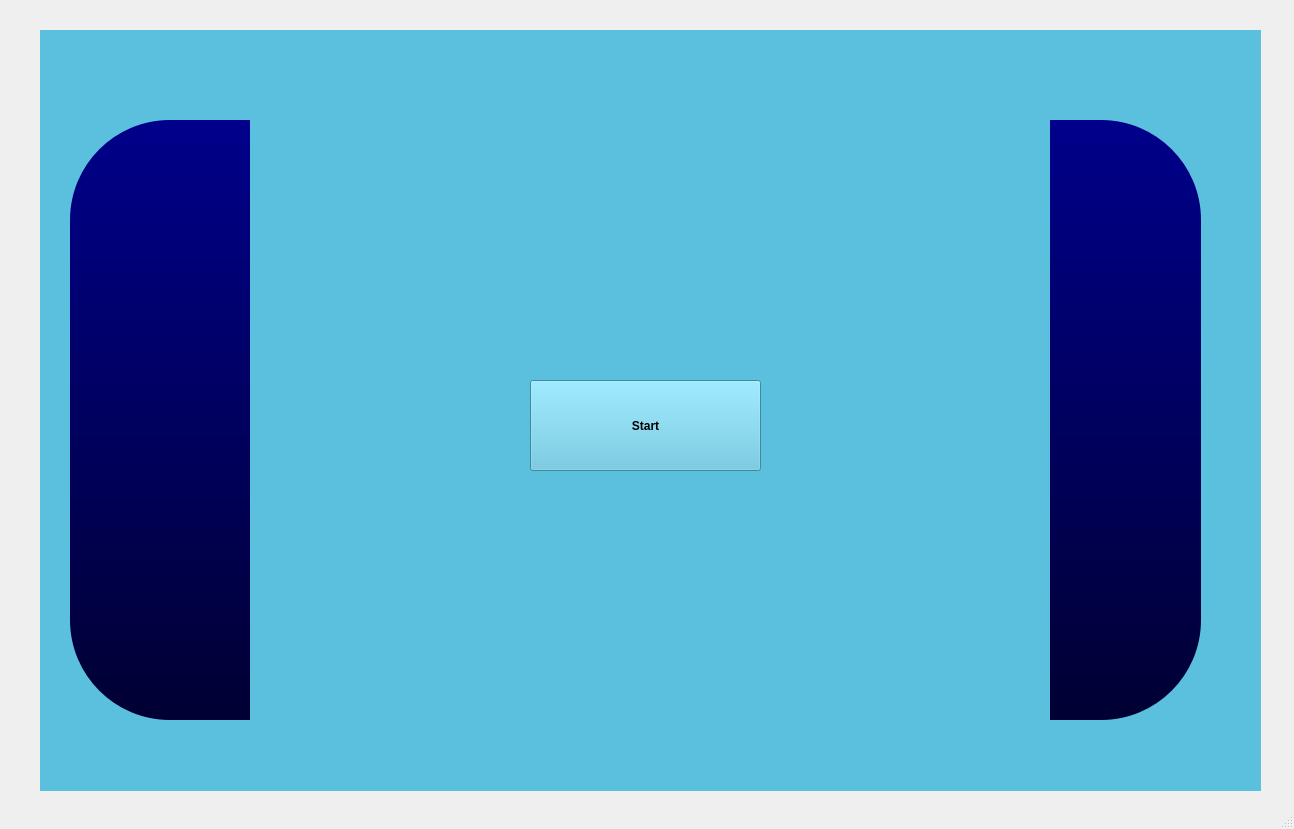
<?xml version="1.0" encoding="UTF-8"?>
<ui version="4.0">
 <class>MainWindow</class>
 <widget class="QMainWindow" name="MainWindow">
  <property name="geometry">
   <rect>
    <x>0</x>
    <y>0</y>
    <width>1294</width>
    <height>829</height>
   </rect>
  </property>
  <property name="windowTitle">
   <string>MainWindow</string>
  </property>
  <property name="styleSheet">
   <string notr="true"/>
  </property>
  <widget class="QWidget" name="centralwidget">
   <property name="styleSheet">
    <string notr="true"/>
   </property>
   <widget class="QStackedWidget" name="stackedWidget">
    <property name="geometry">
     <rect>
      <x>40</x>
      <y>30</y>
      <width>1221</width>
      <height>761</height>
     </rect>
    </property>
    <property name="currentIndex">
     <number>0</number>
    </property>
    <widget class="QWidget" name="page">
     <property name="font">
      <font>
       <pointsize>16</pointsize>
      </font>
     </property>
     <property name="styleSheet">
      <string notr="true">background-color: #5BC0DE; </string>
     </property>
     <widget class="QPushButton" name="Start">
      <property name="geometry">
       <rect>
        <x>490</x>
        <y>350</y>
        <width>231</width>
        <height>91</height>
       </rect>
      </property>
      <property name="font">
       <font>
        <bold>true</bold>
        <underline>false</underline>
        <strikeout>false</strikeout>
       </font>
      </property>
      <property name="styleSheet">
       <string notr="true">QPushButton  {
    position: relative;
    padding: 10px 20px;
    color: #03e9f4;
    text-decoration: none;
    text-transform: uppercase;
    background-color: transparent;
    border: 2px solid #03e9f4;
    
}

QPushButton::after {
    content: '';
    position: absolute;
    width: 20px; /* Больше размер */
    height: 20px; /* Больше размер */
    background-color: #03e9f4;
    border-radius: 50%;
    animation: moveFirefly 6s infinite linear; /* Медленнее анимация */
}

@keyframes moveFirefly {
    0% {
        left: -10px; /* Увеличенное смещение */
        top: calc(50% - 10px); /* Увеличенное смещение */
    }
    25% {
        left: calc(100% - 10px); /* Увеличенное смещение */
        top: calc(50% - 10px); /* Увеличенное смещение */
    }
    50% {
        left: calc(100% - 10px); /* Увеличенное смещение */
        top: calc(100% - 10px); /* Увеличенное смещение */
    }
    75% {
        left: -10px; /* Увеличенное смещение */
        top: calc(100% - 10px); /* Увеличенное смещение */
    }
    100% {
        left: -10px; /* Увеличенное смещение */
        top: calc(50% - 10px); /* Увеличенное смещение */
    }
}


</string>
      </property>
      <property name="text">
       <string>Start</string>
      </property>
     </widget>
     <widget class="QListWidget" name="listWidget_2">
      <property name="geometry">
       <rect>
        <x>30</x>
        <y>90</y>
        <width>1131</width>
        <height>600</height>
       </rect>
      </property>
      <property name="font">
       <font>
        <pointsize>11</pointsize>
        <bold>true</bold>
       </font>
      </property>
      <property name="styleSheet">
       <string notr="true">QListWidget {
    background: qlineargradient(x1:0, y1:0, x2:0, y2:1, stop:0 #00008B, stop:1 #000033);
border-radius: 100px; /* Радиус скругления углов, задает форму капсулы */
}</string>
      </property>
     </widget>
     <widget class="QLabel" name="animatedLabel">
      <property name="geometry">
       <rect>
        <x>210</x>
        <y>90</y>
        <width>800</width>
        <height>600</height>
       </rect>
      </property>
      <property name="font">
       <font>
        <pointsize>11</pointsize>
        <bold>true</bold>
       </font>
      </property>
      <property name="styleSheet">
       <string notr="true"/>
      </property>
      <property name="text">
       <string/>
      </property>
     </widget>
     <zorder>listWidget_2</zorder>
     <zorder>animatedLabel</zorder>
     <zorder>Start</zorder>
    </widget>
    <widget class="QWidget" name="page_2">
     <widget class="QComboBox" name="comboBox">
      <property name="geometry">
       <rect>
        <x>120</x>
        <y>210</y>
        <width>401</width>
        <height>81</height>
       </rect>
      </property>
      <property name="font">
       <font>
        <pointsize>30</pointsize>
       </font>
      </property>
      <property name="layoutDirection">
       <enum>Qt::LeftToRight</enum>
      </property>
      <property name="styleSheet">
       <string notr="true">border: 2px solid #03e9f4;
</string>
      </property>
      <item>
       <property name="text">
        <string>Simulation</string>
       </property>
      </item>
      <item>
       <property name="text">
        <string>CoinSimulation</string>
       </property>
      </item>
      <item>
       <property name="text">
        <string>Tower strategy </string>
       </property>
      </item>
      <item>
       <property name="text">
        <string>evolution of cities</string>
       </property>
      </item>
      <item>
       <property name="text">
        <string>bowlingSimulation</string>
       </property>
      </item>
     </widget>
     <widget class="QLabel" name="label_10">
      <property name="geometry">
       <rect>
        <x>90</x>
        <y>20</y>
        <width>1021</width>
        <height>721</height>
       </rect>
      </property>
      <property name="styleSheet">
       <string notr="true">border: 2px solid #03e9f4; border-radius: 4px; background-color: rgba(0, 0, 0, 40%);</string>
      </property>
      <property name="text">
       <string/>
      </property>
      <property name="pixmap">
       <pixmap>../картинки/Фон_уровня_игры_подземелье_подземный_png.png</pixmap>
      </property>
     </widget>
     <widget class="QTextBrowser" name="textBrowser">
      <property name="geometry">
       <rect>
        <x>120</x>
        <y>160</y>
        <width>401</width>
        <height>41</height>
       </rect>
      </property>
      <property name="font">
       <font>
        <pointsize>17</pointsize>
       </font>
      </property>
      <property name="styleSheet">
       <string notr="true">border: 2px solid #03e9f4;</string>
      </property>
      <property name="html">
       <string>&lt;!DOCTYPE HTML PUBLIC &quot;-//W3C//DTD HTML 4.0//EN&quot; &quot;http://www.w3.org/TR/REC-html40/strict.dtd&quot;&gt;
&lt;html&gt;&lt;head&gt;&lt;meta name=&quot;qrichtext&quot; content=&quot;1&quot; /&gt;&lt;meta charset=&quot;utf-8&quot; /&gt;&lt;style type=&quot;text/css&quot;&gt;
p, li { white-space: pre-wrap; }
hr { height: 1px; border-width: 0; }
li.unchecked::marker { content: &quot;\2610&quot;; }
li.checked::marker { content: &quot;\2612&quot;; }
&lt;/style&gt;&lt;/head&gt;&lt;body style=&quot; font-family:'Ubuntu'; font-size:17pt; font-weight:400; font-style:normal;&quot;&gt;
&lt;p style=&quot; margin-top:0px; margin-bottom:0px; margin-left:0px; margin-right:0px; -qt-block-indent:0; text-indent:0px;&quot;&gt;Выберите игру для просмотра&lt;/p&gt;&lt;/body&gt;&lt;/html&gt;</string>
      </property>
     </widget>
     <zorder>label_10</zorder>
     <zorder>comboBox</zorder>
     <zorder>textBrowser</zorder>
    </widget>
    <widget class="QWidget" name="page_6">
     <widget class="QPushButton" name="startBowling">
      <property name="geometry">
       <rect>
        <x>50</x>
        <y>20</y>
        <width>341</width>
        <height>66</height>
       </rect>
      </property>
      <property name="maximumSize">
       <size>
        <width>16777215</width>
        <height>16777215</height>
       </size>
      </property>
      <property name="font">
       <font>
        <pointsize>29</pointsize>
        <bold>true</bold>
       </font>
      </property>
      <property name="styleSheet">
       <string notr="true">border: 2px solid #03e9f4;</string>
      </property>
      <property name="text">
       <string>startSimulation</string>
      </property>
     </widget>
     <widget class="QTextEdit" name="bowlingEdit">
      <property name="geometry">
       <rect>
        <x>20</x>
        <y>100</y>
        <width>251</width>
        <height>601</height>
       </rect>
      </property>
      <property name="font">
       <font>
        <pointsize>14</pointsize>
       </font>
      </property>
      <property name="layoutDirection">
       <enum>Qt::LeftToRight</enum>
      </property>
     </widget>
     <widget class="QGraphicsView" name="graphicsView_4">
      <property name="geometry">
       <rect>
        <x>290</x>
        <y>100</y>
        <width>900</width>
        <height>600</height>
       </rect>
      </property>
      <property name="styleSheet">
       <string notr="true">border: 2px solid #03e9f4;</string>
      </property>
     </widget>
     <widget class="QLabel" name="label_11">
      <property name="geometry">
       <rect>
        <x>550</x>
        <y>20</y>
        <width>231</width>
        <height>31</height>
       </rect>
      </property>
      <property name="font">
       <font>
        <pointsize>13</pointsize>
       </font>
      </property>
      <property name="styleSheet">
       <string notr="true">border: 2px solid #03e9f4;</string>
      </property>
      <property name="text">
       <string>Скорость шара при броске</string>
      </property>
      <property name="alignment">
       <set>Qt::AlignCenter</set>
      </property>
     </widget>
     <widget class="QLineEdit" name="addpinedit">
      <property name="geometry">
       <rect>
        <x>830</x>
        <y>60</y>
        <width>113</width>
        <height>25</height>
       </rect>
      </property>
      <property name="styleSheet">
       <string notr="true">border: 2px solid #03e9f4;</string>
      </property>
      <property name="placeholderText">
       <string>n</string>
      </property>
     </widget>
     <widget class="QPushButton" name="addPinsButton">
      <property name="geometry">
       <rect>
        <x>810</x>
        <y>20</y>
        <width>151</width>
        <height>31</height>
       </rect>
      </property>
      <property name="font">
       <font>
        <pointsize>13</pointsize>
       </font>
      </property>
      <property name="styleSheet">
       <string notr="true">border: 2px solid #03e9f4;</string>
      </property>
      <property name="text">
       <string>добавить кегли</string>
      </property>
     </widget>
     <widget class="QLabel" name="label">
      <property name="geometry">
       <rect>
        <x>410</x>
        <y>20</y>
        <width>111</width>
        <height>31</height>
       </rect>
      </property>
      <property name="font">
       <font>
        <pointsize>13</pointsize>
       </font>
      </property>
      <property name="styleSheet">
       <string notr="true">border: 2px solid #03e9f4;</string>
      </property>
      <property name="text">
       <string>Угол броска</string>
      </property>
      <property name="alignment">
       <set>Qt::AlignCenter</set>
      </property>
     </widget>
     <widget class="QLineEdit" name="angleedit">
      <property name="geometry">
       <rect>
        <x>410</x>
        <y>60</y>
        <width>113</width>
        <height>25</height>
       </rect>
      </property>
      <property name="styleSheet">
       <string notr="true">border: 2px solid #03e9f4;</string>
      </property>
      <property name="placeholderText">
       <string>degree</string>
      </property>
     </widget>
     <widget class="QLineEdit" name="speedballedit">
      <property name="geometry">
       <rect>
        <x>590</x>
        <y>60</y>
        <width>113</width>
        <height>25</height>
       </rect>
      </property>
      <property name="styleSheet">
       <string notr="true">border: 2px solid #03e9f4;
</string>
      </property>
      <property name="placeholderText">
       <string>м/с</string>
      </property>
     </widget>
     <widget class="QListWidget" name="listWidget">
      <property name="geometry">
       <rect>
        <x>0</x>
        <y>0</y>
        <width>1211</width>
        <height>751</height>
       </rect>
      </property>
      <property name="font">
       <font>
        <pointsize>13</pointsize>
       </font>
      </property>
     </widget>
     <widget class="QPushButton" name="back_4">
      <property name="geometry">
       <rect>
        <x>10</x>
        <y>10</y>
        <width>31</width>
        <height>31</height>
       </rect>
      </property>
      <property name="styleSheet">
       <string notr="true">border: 2px solid #03e9f4;</string>
      </property>
      <property name="text">
       <string/>
      </property>
      <property name="icon">
       <iconset theme="go-previous"/>
      </property>
     </widget>
     <zorder>listWidget</zorder>
     <zorder>startBowling</zorder>
     <zorder>bowlingEdit</zorder>
     <zorder>graphicsView_4</zorder>
     <zorder>label_11</zorder>
     <zorder>addpinedit</zorder>
     <zorder>addPinsButton</zorder>
     <zorder>label</zorder>
     <zorder>angleedit</zorder>
     <zorder>speedballedit</zorder>
     <zorder>back_4</zorder>
    </widget>
    <widget class="QWidget" name="page_5">
     <widget class="QGraphicsView" name="graphicsView_3">
      <property name="geometry">
       <rect>
        <x>10</x>
        <y>10</y>
        <width>701</width>
        <height>591</height>
       </rect>
      </property>
      <property name="styleSheet">
       <string notr="true">border: 2px solid #03e9f4;</string>
      </property>
     </widget>
     <widget class="QPushButton" name="addbuilding">
      <property name="geometry">
       <rect>
        <x>760</x>
        <y>10</y>
        <width>241</width>
        <height>111</height>
       </rect>
      </property>
      <property name="font">
       <font>
        <pointsize>35</pointsize>
        <bold>true</bold>
       </font>
      </property>
      <property name="styleSheet">
       <string notr="true">border: 2px solid #03e9f4;</string>
      </property>
      <property name="text">
       <string>добавить </string>
      </property>
     </widget>
     <widget class="QLineEdit" name="lineEdit">
      <property name="geometry">
       <rect>
        <x>1020</x>
        <y>80</y>
        <width>101</width>
        <height>41</height>
       </rect>
      </property>
      <property name="font">
       <font>
        <pointsize>18</pointsize>
       </font>
      </property>
      <property name="styleSheet">
       <string notr="true">border: 2px solid #03e9f4;</string>
      </property>
      <property name="alignment">
       <set>Qt::AlignCenter</set>
      </property>
      <property name="placeholderText">
       <string>col row</string>
      </property>
     </widget>
     <widget class="QComboBox" name="comboBox_2">
      <property name="geometry">
       <rect>
        <x>740</x>
        <y>150</y>
        <width>171</width>
        <height>41</height>
       </rect>
      </property>
      <property name="font">
       <font>
        <pointsize>19</pointsize>
       </font>
      </property>
      <property name="styleSheet">
       <string notr="true">border: 2px solid #03e9f4;</string>
      </property>
      <item>
       <property name="text">
        <string>Постройки </string>
       </property>
      </item>
      <item>
       <property name="text">
        <string>House</string>
       </property>
      </item>
      <item>
       <property name="text">
        <string>Factory</string>
       </property>
      </item>
      <item>
       <property name="text">
        <string>Store</string>
       </property>
      </item>
      <item>
       <property name="text">
        <string>Ski Resort</string>
       </property>
      </item>
      <item>
       <property name="text">
        <string>Park</string>
       </property>
      </item>
      <item>
       <property name="text">
        <string>Forest</string>
       </property>
      </item>
     </widget>
     <widget class="QLabel" name="moneyLabel">
      <property name="geometry">
       <rect>
        <x>740</x>
        <y>200</y>
        <width>451</width>
        <height>31</height>
       </rect>
      </property>
      <property name="font">
       <font>
        <pointsize>15</pointsize>
       </font>
      </property>
      <property name="styleSheet">
       <string notr="true">border: 2px solid #03e9f4;</string>
      </property>
      <property name="text">
       <string>Деньги</string>
      </property>
     </widget>
     <widget class="QLabel" name="populationLabel">
      <property name="geometry">
       <rect>
        <x>740</x>
        <y>240</y>
        <width>451</width>
        <height>31</height>
       </rect>
      </property>
      <property name="font">
       <font>
        <pointsize>15</pointsize>
       </font>
      </property>
      <property name="styleSheet">
       <string notr="true">border: 2px solid #03e9f4;</string>
      </property>
      <property name="text">
       <string>Люди</string>
      </property>
     </widget>
     <widget class="QLabel" name="victorywinLabel">
      <property name="geometry">
       <rect>
        <x>740</x>
        <y>280</y>
        <width>451</width>
        <height>31</height>
       </rect>
      </property>
      <property name="font">
       <font>
        <pointsize>15</pointsize>
       </font>
      </property>
      <property name="styleSheet">
       <string notr="true">border: 2px solid #03e9f4;</string>
      </property>
      <property name="text">
       <string>Для победы</string>
      </property>
     </widget>
     <widget class="QTextEdit" name="textEdit">
      <property name="geometry">
       <rect>
        <x>740</x>
        <y>320</y>
        <width>451</width>
        <height>341</height>
       </rect>
      </property>
      <property name="font">
       <font>
        <pointsize>19</pointsize>
       </font>
      </property>
      <property name="styleSheet">
       <string notr="true">border: 1px solid #03e9f4;</string>
      </property>
     </widget>
     <widget class="QPushButton" name="back_3">
      <property name="geometry">
       <rect>
        <x>10</x>
        <y>10</y>
        <width>31</width>
        <height>31</height>
       </rect>
      </property>
      <property name="styleSheet">
       <string notr="true">border: 2px solid #03e9f4;</string>
      </property>
      <property name="text">
       <string/>
      </property>
      <property name="icon">
       <iconset theme="go-previous"/>
      </property>
     </widget>
    </widget>
    <widget class="QWidget" name="page_3">
     <widget class="QPushButton" name="simulateButton">
      <property name="geometry">
       <rect>
        <x>50</x>
        <y>50</y>
        <width>351</width>
        <height>81</height>
       </rect>
      </property>
      <property name="font">
       <font>
        <pointsize>25</pointsize>
        <bold>true</bold>
       </font>
      </property>
      <property name="styleSheet">
       <string notr="true">border: 2px solid #03e9f4;</string>
      </property>
      <property name="text">
       <string>Start CoinSimulation</string>
      </property>
     </widget>
     <widget class="QListWidget" name="listWidget_3">
      <property name="geometry">
       <rect>
        <x>0</x>
        <y>10</y>
        <width>1171</width>
        <height>751</height>
       </rect>
      </property>
     </widget>
     <widget class="QGraphicsView" name="graphicsView">
      <property name="geometry">
       <rect>
        <x>470</x>
        <y>410</y>
        <width>671</width>
        <height>300</height>
       </rect>
      </property>
      <property name="styleSheet">
       <string notr="true"/>
      </property>
     </widget>
     <widget class="QGraphicsView" name="graphicsView_2">
      <property name="geometry">
       <rect>
        <x>470</x>
        <y>70</y>
        <width>671</width>
        <height>300</height>
       </rect>
      </property>
      <property name="styleSheet">
       <string notr="true"/>
      </property>
     </widget>
     <widget class="QTextEdit" name="resultsTextEdit">
      <property name="geometry">
       <rect>
        <x>60</x>
        <y>390</y>
        <width>321</width>
        <height>111</height>
       </rect>
      </property>
      <property name="styleSheet">
       <string notr="true">border: 2px solid #03e9f4;</string>
      </property>
     </widget>
     <widget class="QListWidget" name="listWidget_4">
      <property name="geometry">
       <rect>
        <x>260</x>
        <y>520</y>
        <width>151</width>
        <height>211</height>
       </rect>
      </property>
      <property name="styleSheet">
       <string notr="true"/>
      </property>
     </widget>
     <widget class="QLineEdit" name="numTossesEdit">
      <property name="geometry">
       <rect>
        <x>60</x>
        <y>150</y>
        <width>291</width>
        <height>41</height>
       </rect>
      </property>
      <property name="font">
       <font>
        <pointsize>13</pointsize>
       </font>
      </property>
      <property name="styleSheet">
       <string notr="true">border: 2px solid #03e9f4;</string>
      </property>
     </widget>
     <widget class="QLineEdit" name="tiltEdit">
      <property name="geometry">
       <rect>
        <x>60</x>
        <y>210</y>
        <width>291</width>
        <height>41</height>
       </rect>
      </property>
      <property name="font">
       <font>
        <pointsize>13</pointsize>
       </font>
      </property>
      <property name="styleSheet">
       <string notr="true">border: 2px solid #03e9f4;</string>
      </property>
     </widget>
     <widget class="QLineEdit" name="forceEdit">
      <property name="geometry">
       <rect>
        <x>60</x>
        <y>270</y>
        <width>291</width>
        <height>41</height>
       </rect>
      </property>
      <property name="font">
       <font>
        <pointsize>13</pointsize>
       </font>
      </property>
      <property name="styleSheet">
       <string notr="true">border: 2px solid #03e9f4;</string>
      </property>
     </widget>
     <widget class="QLineEdit" name="massEdit">
      <property name="geometry">
       <rect>
        <x>60</x>
        <y>330</y>
        <width>291</width>
        <height>41</height>
       </rect>
      </property>
      <property name="font">
       <font>
        <pointsize>13</pointsize>
       </font>
      </property>
      <property name="styleSheet">
       <string notr="true">border: 2px solid #03e9f4;</string>
      </property>
     </widget>
     <widget class="QLabel" name="label_2">
      <property name="geometry">
       <rect>
        <x>40</x>
        <y>540</y>
        <width>200</width>
        <height>200</height>
       </rect>
      </property>
      <property name="text">
       <string>label2</string>
      </property>
     </widget>
     <widget class="QLabel" name="label_3">
      <property name="geometry">
       <rect>
        <x>410</x>
        <y>70</y>
        <width>51</width>
        <height>41</height>
       </rect>
      </property>
      <property name="font">
       <font>
        <pointsize>18</pointsize>
       </font>
      </property>
      <property name="styleSheet">
       <string notr="true">border: 2px solid #03e9f4;</string>
      </property>
      <property name="text">
       <string>№1</string>
      </property>
     </widget>
     <widget class="QLabel" name="label_4">
      <property name="geometry">
       <rect>
        <x>410</x>
        <y>410</y>
        <width>51</width>
        <height>41</height>
       </rect>
      </property>
      <property name="font">
       <font>
        <pointsize>18</pointsize>
       </font>
      </property>
      <property name="styleSheet">
       <string notr="true">border: 2px solid #03e9f4;</string>
      </property>
      <property name="text">
       <string>№2</string>
      </property>
     </widget>
     <widget class="QLabel" name="label_5">
      <property name="geometry">
       <rect>
        <x>1075</x>
        <y>371</y>
        <width>66</width>
        <height>31</height>
       </rect>
      </property>
      <property name="font">
       <font>
        <pointsize>16</pointsize>
       </font>
      </property>
      <property name="styleSheet">
       <string notr="true">border: 2px solid #03e9f4;</string>
      </property>
      <property name="text">
       <string>Сила</string>
      </property>
     </widget>
     <widget class="QLabel" name="label_6">
      <property name="geometry">
       <rect>
        <x>470</x>
        <y>26</y>
        <width>261</width>
        <height>41</height>
       </rect>
      </property>
      <property name="font">
       <font>
        <pointsize>16</pointsize>
       </font>
      </property>
      <property name="styleSheet">
       <string notr="true">border: 2px solid #03e9f4;</string>
      </property>
      <property name="text">
       <string>Вероятность выпадения</string>
      </property>
     </widget>
     <widget class="QLabel" name="label_8">
      <property name="geometry">
       <rect>
        <x>980</x>
        <y>711</y>
        <width>161</width>
        <height>31</height>
       </rect>
      </property>
      <property name="font">
       <font>
        <pointsize>16</pointsize>
       </font>
      </property>
      <property name="styleSheet">
       <string notr="true">border: 2px solid #03e9f4;</string>
      </property>
      <property name="text">
       <string>Число бросков</string>
      </property>
     </widget>
     <widget class="QPushButton" name="back">
      <property name="geometry">
       <rect>
        <x>10</x>
        <y>30</y>
        <width>31</width>
        <height>31</height>
       </rect>
      </property>
      <property name="styleSheet">
       <string notr="true">border: 2px solid #03e9f4;</string>
      </property>
      <property name="text">
       <string/>
      </property>
      <property name="icon">
       <iconset theme="go-previous"/>
      </property>
     </widget>
     <zorder>listWidget_3</zorder>
     <zorder>simulateButton</zorder>
     <zorder>graphicsView</zorder>
     <zorder>graphicsView_2</zorder>
     <zorder>resultsTextEdit</zorder>
     <zorder>listWidget_4</zorder>
     <zorder>numTossesEdit</zorder>
     <zorder>tiltEdit</zorder>
     <zorder>forceEdit</zorder>
     <zorder>massEdit</zorder>
     <zorder>label_2</zorder>
     <zorder>label_3</zorder>
     <zorder>label_4</zorder>
     <zorder>label_5</zorder>
     <zorder>label_6</zorder>
     <zorder>label_8</zorder>
     <zorder>back</zorder>
    </widget>
    <widget class="QWidget" name="page_4">
     <widget class="QPushButton" name="towergame">
      <property name="geometry">
       <rect>
        <x>60</x>
        <y>40</y>
        <width>341</width>
        <height>121</height>
       </rect>
      </property>
      <property name="font">
       <font>
        <pointsize>19</pointsize>
        <bold>true</bold>
       </font>
      </property>
      <property name="styleSheet">
       <string notr="true">border: 2px solid #03e9f4;</string>
      </property>
      <property name="text">
       <string>Start Tower strategy game</string>
      </property>
     </widget>
     <widget class="QPushButton" name="back_2">
      <property name="geometry">
       <rect>
        <x>20</x>
        <y>30</y>
        <width>31</width>
        <height>31</height>
       </rect>
      </property>
      <property name="styleSheet">
       <string notr="true">border: 2px solid #03e9f4;</string>
      </property>
      <property name="text">
       <string/>
      </property>
      <property name="icon">
       <iconset theme="go-previous"/>
      </property>
     </widget>
     <widget class="QListWidget" name="listWidget_5">
      <property name="geometry">
       <rect>
        <x>10</x>
        <y>20</y>
        <width>1151</width>
        <height>721</height>
       </rect>
      </property>
     </widget>
     <widget class="QTextEdit" name="towerinfoEdit">
      <property name="geometry">
       <rect>
        <x>30</x>
        <y>290</y>
        <width>441</width>
        <height>431</height>
       </rect>
      </property>
      <property name="font">
       <font>
        <pointsize>16</pointsize>
        <bold>false</bold>
       </font>
      </property>
      <property name="layoutDirection">
       <enum>Qt::LeftToRight</enum>
      </property>
      <property name="styleSheet">
       <string notr="true">border: 2px solid #03e9f4;</string>
      </property>
      <property name="lineWidth">
       <number>4</number>
      </property>
     </widget>
     <widget class="QLineEdit" name="stepEdit">
      <property name="geometry">
       <rect>
        <x>300</x>
        <y>180</y>
        <width>101</width>
        <height>91</height>
       </rect>
      </property>
      <property name="font">
       <font>
        <pointsize>31</pointsize>
        <bold>true</bold>
       </font>
      </property>
      <property name="styleSheet">
       <string notr="true">border: 2px solid #03e9f4;</string>
      </property>
      <property name="alignment">
       <set>Qt::AlignCenter</set>
      </property>
     </widget>
     <widget class="QLabel" name="label_7">
      <property name="geometry">
       <rect>
        <x>490</x>
        <y>30</y>
        <width>661</width>
        <height>701</height>
       </rect>
      </property>
      <property name="styleSheet">
       <string notr="true">border: 2px solid #03e9f4; border-radius: 4px; background-color: rgba(0, 0, 0, 40%);</string>
      </property>
      <property name="lineWidth">
       <number>7</number>
      </property>
      <property name="text">
       <string/>
      </property>
      <property name="pixmap">
       <pixmap>../картинки/нарисуй_мультяшную_башню_большого_размера_с_лесом_png.png</pixmap>
      </property>
     </widget>
     <widget class="QLabel" name="label_9">
      <property name="geometry">
       <rect>
        <x>60</x>
        <y>190</y>
        <width>231</width>
        <height>71</height>
       </rect>
      </property>
      <property name="font">
       <font>
        <pointsize>18</pointsize>
        <bold>true</bold>
       </font>
      </property>
      <property name="text">
       <string>Количество шагов:</string>
      </property>
      <property name="alignment">
       <set>Qt::AlignCenter</set>
      </property>
     </widget>
     <zorder>listWidget_5</zorder>
     <zorder>label_7</zorder>
     <zorder>towergame</zorder>
     <zorder>back_2</zorder>
     <zorder>towerinfoEdit</zorder>
     <zorder>stepEdit</zorder>
     <zorder>label_9</zorder>
    </widget>
   </widget>
  </widget>
  <widget class="QMenuBar" name="menubar">
   <property name="geometry">
    <rect>
     <x>0</x>
     <y>0</y>
     <width>1294</width>
     <height>22</height>
    </rect>
   </property>
  </widget>
  <widget class="QStatusBar" name="statusbar"/>
 </widget>
 <resources/>
 <connections/>
</ui>
